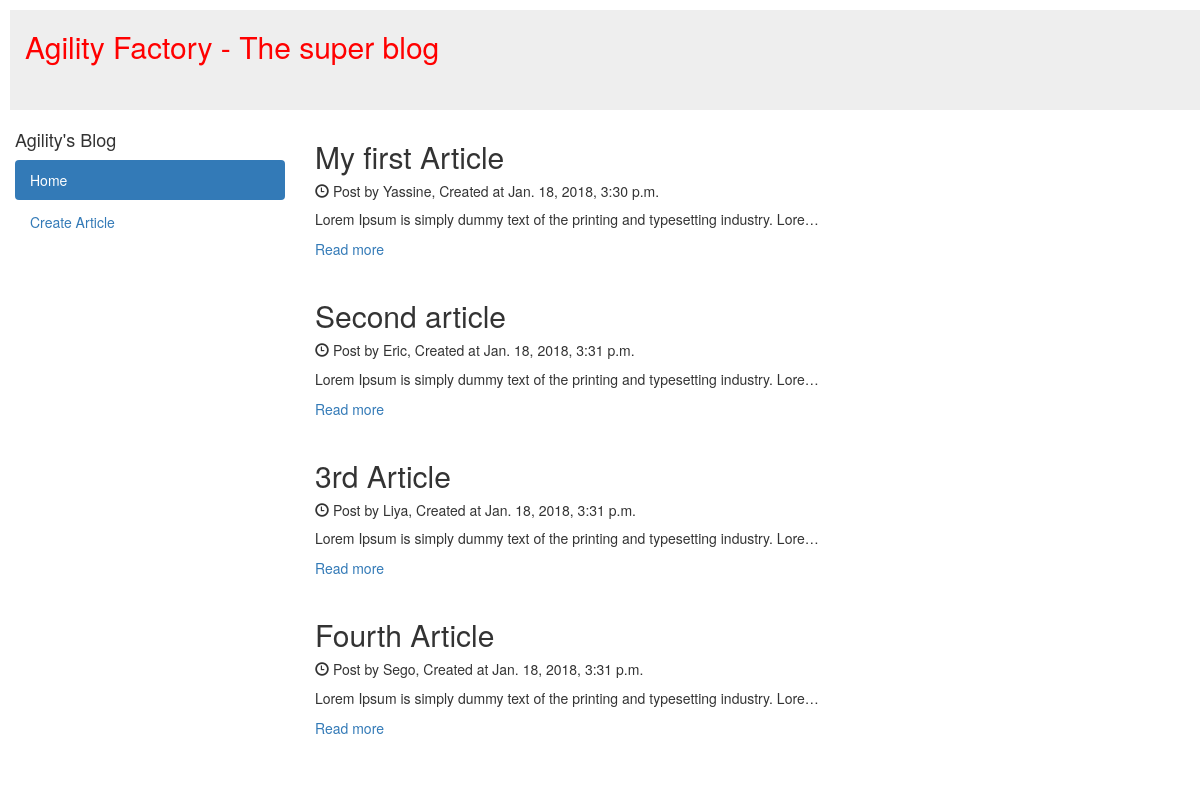
/articles/, run on an earlier commit of the app's database.
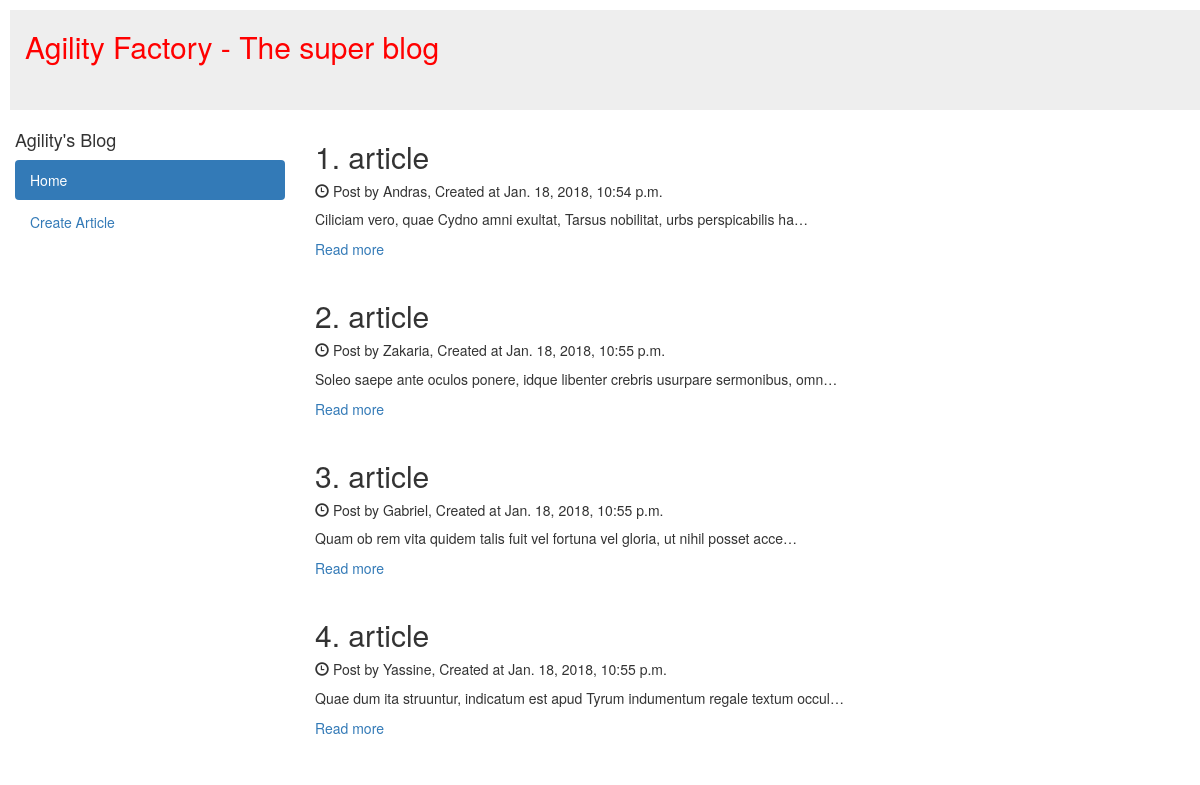
And on a later commit of the database.
### articles/models.py (models this page shows)
class Articles(models.Model):
    title = models.CharField(max_length=255)
    description = models.TextField()
    author = models.CharField(max_length=255)
    created_at = models.DateTimeField(auto_now_add=True)
    updated_at = models.DateTimeField(auto_now=True)
    def is_updated(self):
        return self.created_at.strftime('%Y-%m-%d %H:%M:%S') != self.updated_at.strftime('%Y-%m-%d %H:%M:%S')

### articles/views.py (the view)
def articles_list(request):
    articles_list = Articles.objects.all().order_by('created_at')
    context = {'articles': articles_list}
    return render(request, 'articles/ListArticles.html', context)

### articles/templates/articles/ListArticles.html (shortened to what this page needs)
{% extends 'articles/base.html' %}
{% block content %}
    {% for article in articles %}
      <h2>{{ article.title }}</h2>
      <h5><span class="glyphicon glyphicon-time"></span> Post by {{ article.author }}, Created at {{ article.created_at }}
      </h5>
      <p>{{ article.description|truncatechars:80}}</p>
      <a href="{% url 'articles:article_detail' article.pk %}">Read more</a>
      <br><br>
    {% endfor %}
{% endblock %}

### articles/templates/articles/base.html (shortened to what this page needs)
<!DOCTYPE html>
<html lang="en">
<head>
  <link rel="stylesheet" href="https://maxcdn.bootstrapcdn.com/bootstrap/3.3.7/css/bootstrap.min.css">
</head>
<body>
<div class="container-fluid">
  <div class="row">
      <div class="col-sm-12" style="height:100px; color:red; margin:10px; background-color:#eee;">
          <h2>Agility Factory - The super blog</h2>
      </div>
  </div>
  <div class="row content">
    <div class="col-sm-3 sidenav">
      <h4>Agility's Blog</h4>
      <ul class="nav nav-pills nav-stacked">
        <li class="active"><a href="{% url 'articles:articles_list' %}">Home</a></li>
        <li class=""><a href="">Create Article</a></li>
      </ul><br>
    </div>
    <div class="col-sm-9">
       {% block content %}
      {% endblock %}
    </div>
  </div>
</div>
</body>
</html>

What changed in the data, as far as the page shows it:
removed Articles: title "3rd Article", author "Liya", created_at "Jan. 18, 2018, 3:31 p.m.", description "Lorem Ipsum is simply dummy text of the printing and typesetting industry. Lore…"
removed Articles: title "Fourth Article", author "Sego", created_at "Jan. 18, 2018, 3:31 p.m.", description "Lorem Ipsum is simply dummy text of the printing and typesetting industry. Lore…"
added Articles: title "1. article", author "Andras", created_at "Jan. 18, 2018, 10:54 p.m.", description "Ciliciam vero, quae Cydno amni exultat, Tarsus nobilitat, urbs perspicabilis ha…"
added Articles: title "2. article", author "Zakaria", created_at "Jan. 18, 2018, 10:55 p.m.", description "Soleo saepe ante oculos ponere, idque libenter crebris usurpare sermonibus, omn…"
changed Articles: title "My first Article" → "3. article"; author "Yassine" → "Gabriel"; created_at "Jan. 18, 2018, 3:30 p.m." → "Jan. 18, 2018, 10:55 p.m."; description "Lorem Ipsum is simply dummy text of the printing and typesetting industry. Lore…" → "Quam ob rem vita quidem talis fuit vel fortuna vel gloria, ut nihil posset acce…"
changed Articles: title "Second article" → "4. article"; author "Eric" → "Yassine"; created_at "Jan. 18, 2018, 3:31 p.m." → "Jan. 18, 2018, 10:55 p.m."; description "Lorem Ipsum is simply dummy text of the printing and typesetting industry. Lore…" → "Quae dum ita struuntur, indicatum est apud Tyrum indumentum regale textum occul…"
